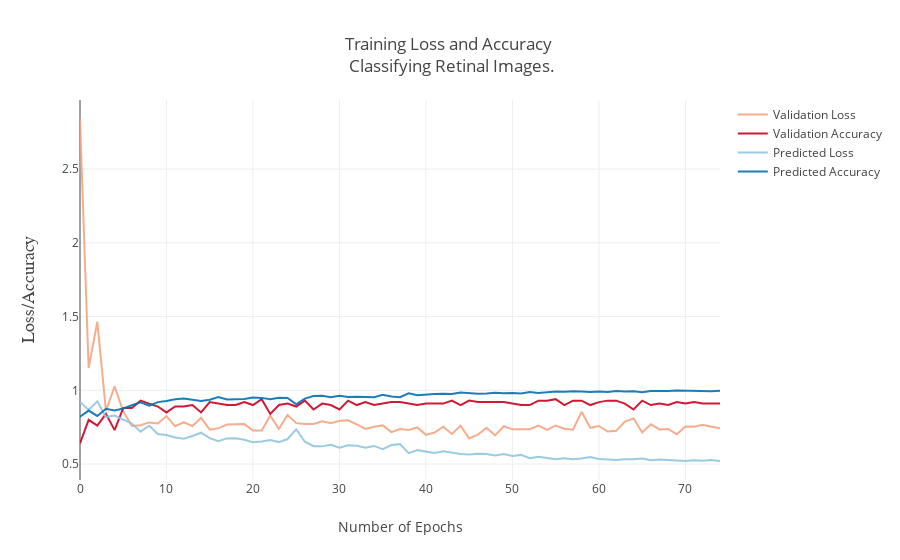

Source (notebook cell):
### Code cell
N = epochs_num #Number of epochs in training

val_loss = go.Scatter(x=np.arange(0, N),y=train_model.history['val_loss'],
                name = "Validation Loss",line = dict(color = '#f4a582'),opacity = 0.9)

val_acc = go.Scatter(x=np.arange(0, N),y=train_model.history['val_acc'],
                name = "Validation Accuracy",line = dict(color = '#ca0020'),opacity = 0.9)

loss = go.Scatter(x=np.arange(0, N),y=train_model.history['loss'],
                name = "Predicted Loss",line = dict(color = '#92c5de'),opacity = 0.9)

acc = go.Scatter(x=np.arange(0, N),y=train_model.history['acc'],name = "Predicted Accuracy",
                line = dict(color = '#0571b0'),opacity = 0.9)

data = [val_loss,val_acc,loss,acc]


layout = go.Layout(title='Training Loss and Accuracy <br> Classifying Retinal Images.',
                yaxis=dict(title='Loss/Accuracy</b>',ticks='',showticklabels=True,showgrid=True,
                titlefont=dict(family='Arial, sans-serif',size=18))
                ,xaxis=dict(title='Number of Epochs',ticks='',tickangle=0))

fig = dict(data=data, layout=layout)
py.iplot(fig, filename = "Training Loss and Accuracy on Dataset")
